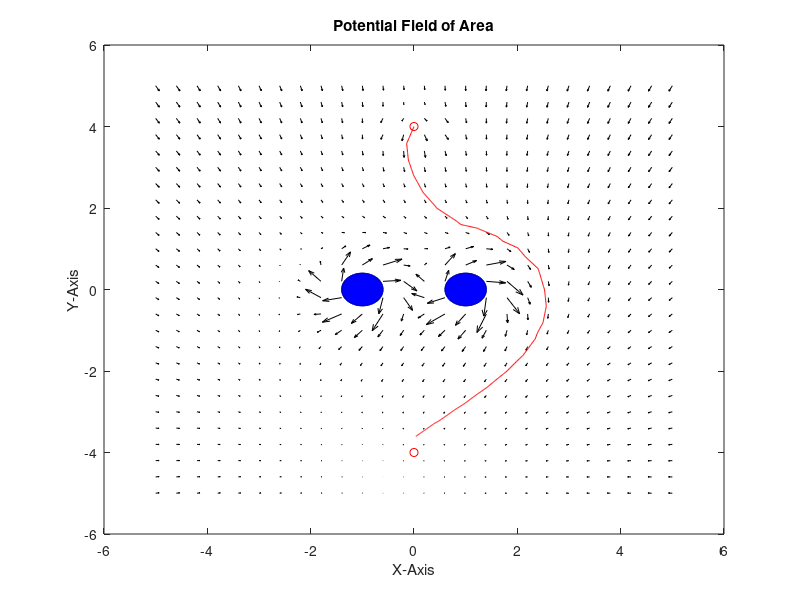
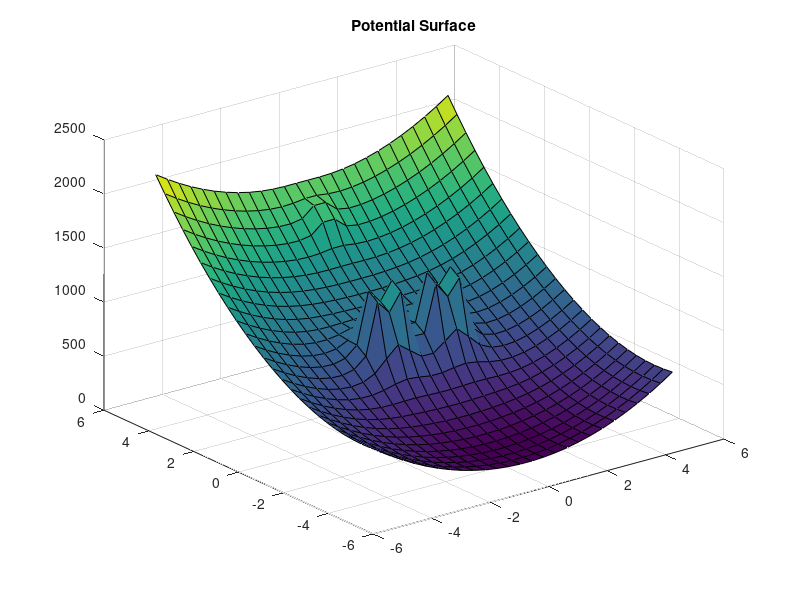

Reproduce these figures in MATLAB, in order.
clear all
clc
dh=.4;
X=-5:dh:5;
Y=-5:dh:5;
[X,Y]=meshgrid(X,Y);
x0=[0;4];
xT=[0;-4];
Kr=50;
Vr=Kr./sqrt((X-x0(1)).^2+(Y-x0(2)).^2);
[fxr,fyr]=gradient(Vr,dh,dh);
Ka=40;
Va=.5.*Ka.*((X-xT(1)).^2+(Y-xT(2)).^2);
[fxa,fya]=gradient(Va,dh,dh);
%obstaculos
cx1=-1;
cy1=0;
cx2=1;
cy2=0;
cx3=2;
cy3=1;
cx4=3;
cy4=2;
rad=.4;
th=(0:.1*dh:2).*pi;
xo=rad.*cos(th);
yo=rad.*sin(th);
xo1=xo-cx1;
yo1=yo-cy1;
xo2=xo-cx2;
yo2=yo-cy2;

Vo1=[];
Vo2=[];

Vo=zeros(size(Vr));
Ko=5;

for i=1:length(th)
 Vo1=Ko./sqrt((X-xo1(i)).^2+(Y-yo1(i)).^2);
 Vo2=Ko./sqrt((X-xo2(i)).^2+(Y-yo2(i)).^2);

 Vo=Vo+Vo1+Vo2;

end
[fxo,fyo]=gradient(Vo,dh,dh);
fX=-fxr-fxa-fxo-fyo;
fY=-fyr-fya-fyo+fxo;
quiver(X,Y,fX,fY,'k')
title('Potential Field of Area')
xlabel('X-Axis')
ylabel('Y-Axis')
hold on
plot(x0(1),x0(2),'ro',xT(1),xT(2),'ro')
fill(xo1,yo1,'b',xo2,yo2,'b')
plot(xo1,yo1,'b',xo2,yo2,'b')
hold off
ss=1;
k=1;
xp=[];
yp=[];
zp=[];
xp(1)=x0(1);
yp(1)=x0(2);
zp(1) = 0.0;
ix=[];
iy=[];
jx=[];
jy=[];
fxx=0;
fyy=0;
while ss

 Pw=sqrt(((X-xp(k)).^2)+((Y-yp(k)).^2));
 xw(k)=min(min(Pw));

 [iix,iiy]=find(Pw==xw(k));
 ix(k)=iix(1);
 iy(k)=iiy(1);

 fx1=fX(ix(k),iy(k));
 fy1=fY(ix(k),iy(k));

 fxx(k)=fx1./norm(fX);
 fyy(k)=fy1./norm(fY);

 ff(k,:)=[fX(ix(k),iy(k)),fY(ix(k),iy(k))];

 xp(k+1)=xp(k)+dh*(fxx(k));
 yp(k+1)=yp(k)+dh*(fyy(k));
 zp(k+1) = 0.0;

 if (sqrt((xp(k+1)-xT(1)).^2+(yp(k+1)-xT(2)).^2)<=0.4)
 ss=0;
 end

 k=k+1;
end
hold
plot([xp],[yp],'r')
%MAT = [xp' yp' zp'];
%writematrix(MAT,'Curva Potencial.csv')
figure
surf(X,Y,(Vr)+(Va)+(Vo))
title('Potential Surface')